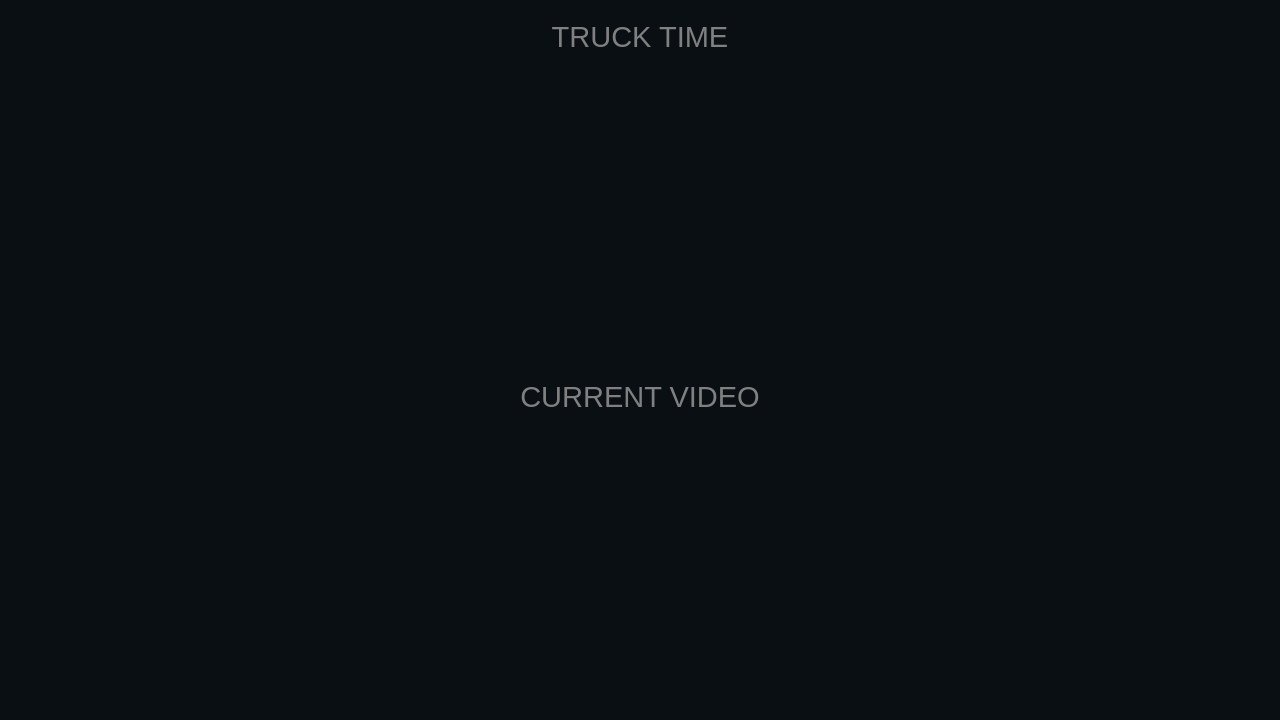
<?xml version="1.0" encoding="UTF-8"?>
<ui version="4.0">
 <class>MainWindow</class>
 <widget class="QWidget" name="MainWindow">
  <property name="geometry">
   <rect>
    <x>0</x>
    <y>0</y>
    <width>1280</width>
    <height>720</height>
   </rect>
  </property>
  <property name="windowTitle">
   <string>Timer</string>
  </property>
  <property name="styleSheet">
   <string notr="true">background-color: rgb(10, 15, 20);
border-width: 0;
font: 22pt;
color: grey;</string>
  </property>
  <layout class="QGridLayout" name="_1">
   <property name="leftMargin">
    <number>0</number>
   </property>
   <property name="topMargin">
    <number>0</number>
   </property>
   <property name="rightMargin">
    <number>0</number>
   </property>
   <property name="bottomMargin">
    <number>0</number>
   </property>
   <property name="spacing">
    <number>0</number>
   </property>
   <item row="0" column="0">
    <widget class="QWidget" name="left" native="true">
     <property name="sizePolicy">
      <sizepolicy hsizetype="Expanding" vsizetype="Preferred">
       <horstretch>0</horstretch>
       <verstretch>0</verstretch>
      </sizepolicy>
     </property>
    </widget>
   </item>
   <item row="0" column="1">
    <widget class="QWidget" name="main" native="true">
     <property name="styleSheet">
      <string notr="true">#main * {
	background-color: rgb(15, 20, 25);
	background-clip: padding;
}

#main &gt; #panel_1,#panel_3 {
	border-image: url(:/panel.png) stretch;
	border-width: 5px;
}
</string>
     </property>
     <layout class="QVBoxLayout" name="_2">
      <property name="spacing">
       <number>0</number>
      </property>
      <property name="leftMargin">
       <number>0</number>
      </property>
      <property name="topMargin">
       <number>0</number>
      </property>
      <property name="rightMargin">
       <number>0</number>
      </property>
      <property name="bottomMargin">
       <number>0</number>
      </property>
      <item>
       <widget class="QWidget" name="panel_1" native="true">
        <property name="sizePolicy">
         <sizepolicy hsizetype="Preferred" vsizetype="Preferred">
          <horstretch>0</horstretch>
          <verstretch>1</verstretch>
         </sizepolicy>
        </property>
        <property name="minimumSize">
         <size>
          <width>0</width>
          <height>40</height>
         </size>
        </property>
        <layout class="QVBoxLayout" name="_3">
         <property name="spacing">
          <number>0</number>
         </property>
         <property name="leftMargin">
          <number>20</number>
         </property>
         <property name="topMargin">
          <number>20</number>
         </property>
         <property name="rightMargin">
          <number>20</number>
         </property>
         <property name="bottomMargin">
          <number>20</number>
         </property>
         <item>
          <widget class="QLabel" name="label_1">
           <property name="text">
            <string>TRUCK TIME</string>
           </property>
           <property name="alignment">
            <set>Qt::AlignHCenter|Qt::AlignTop</set>
           </property>
          </widget>
         </item>
        </layout>
       </widget>
      </item>
      <item>
       <widget class="QWidget" name="panel_3" native="true">
        <property name="sizePolicy">
         <sizepolicy hsizetype="Preferred" vsizetype="Preferred">
          <horstretch>0</horstretch>
          <verstretch>1</verstretch>
         </sizepolicy>
        </property>
        <property name="minimumSize">
         <size>
          <width>0</width>
          <height>40</height>
         </size>
        </property>
        <layout class="QVBoxLayout" name="_5">
         <property name="spacing">
          <number>0</number>
         </property>
         <property name="leftMargin">
          <number>20</number>
         </property>
         <property name="topMargin">
          <number>20</number>
         </property>
         <property name="rightMargin">
          <number>20</number>
         </property>
         <property name="bottomMargin">
          <number>20</number>
         </property>
         <item>
          <widget class="QLabel" name="label_3">
           <property name="text">
            <string>CURRENT VIDEO</string>
           </property>
           <property name="alignment">
            <set>Qt::AlignHCenter|Qt::AlignTop</set>
           </property>
          </widget>
         </item>
        </layout>
       </widget>
      </item>
     </layout>
    </widget>
   </item>
   <item row="0" column="2">
    <widget class="QWidget" name="right" native="true">
     <property name="sizePolicy">
      <sizepolicy hsizetype="Expanding" vsizetype="Preferred">
       <horstretch>0</horstretch>
       <verstretch>0</verstretch>
      </sizepolicy>
     </property>
    </widget>
   </item>
  </layout>
 </widget>
 <resources/>
 <connections/>
</ui>
